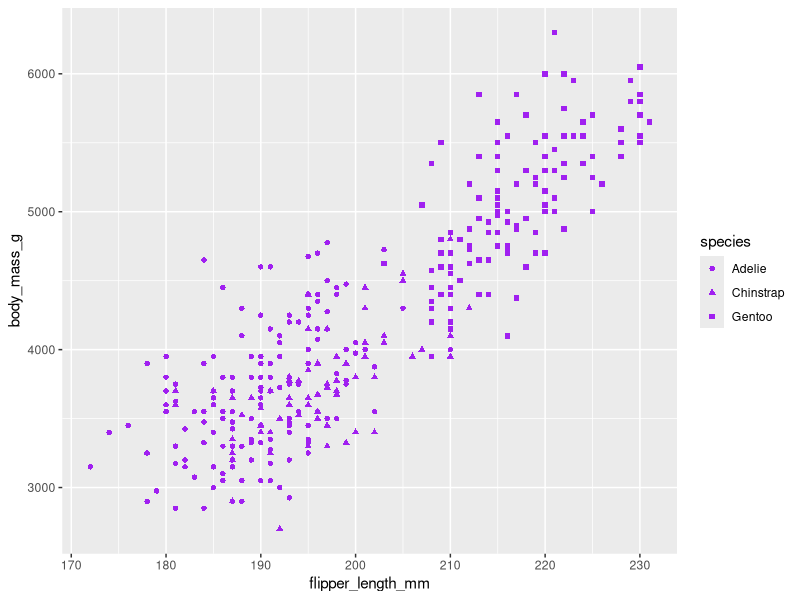
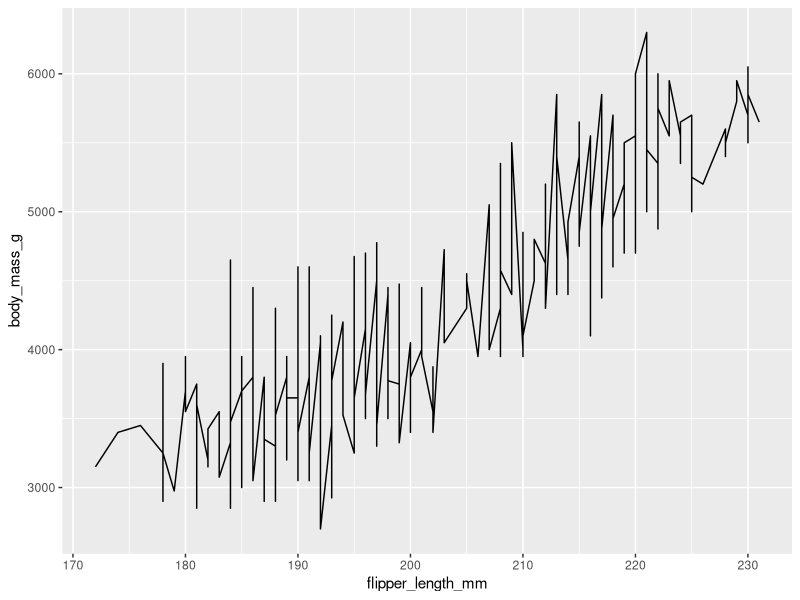
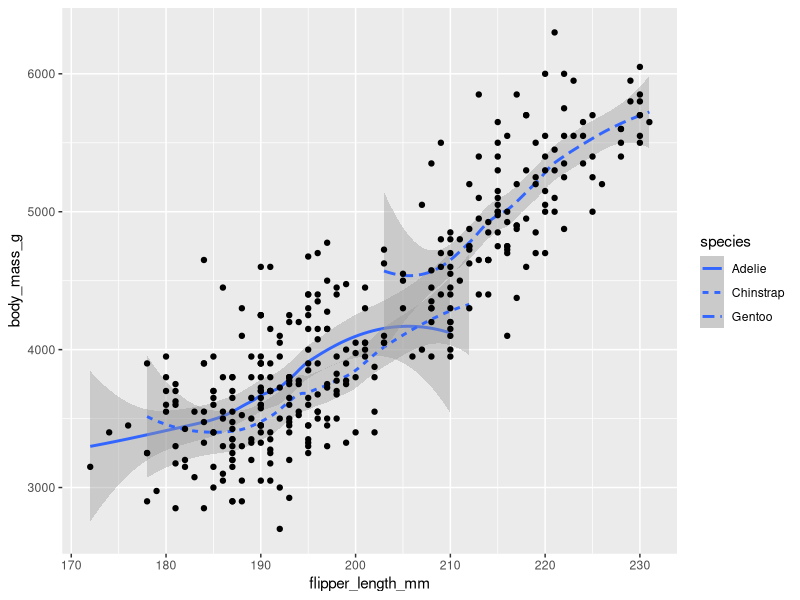
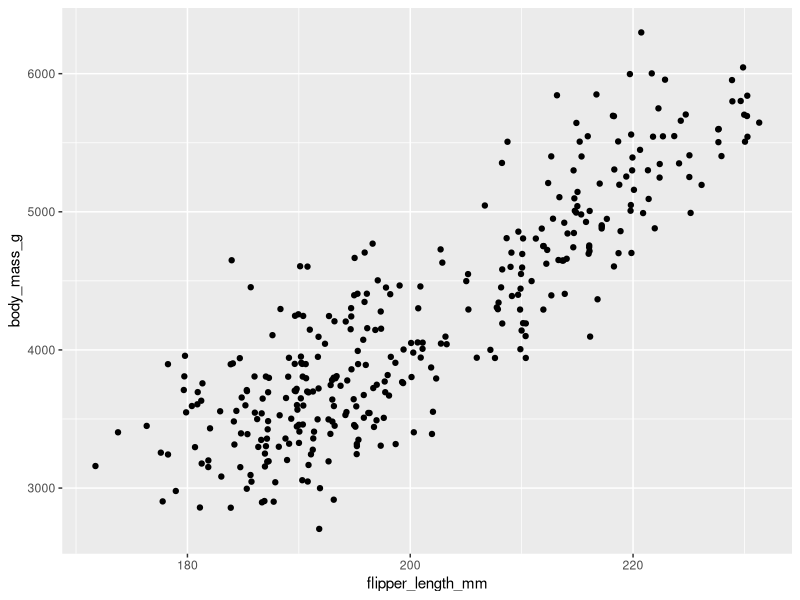
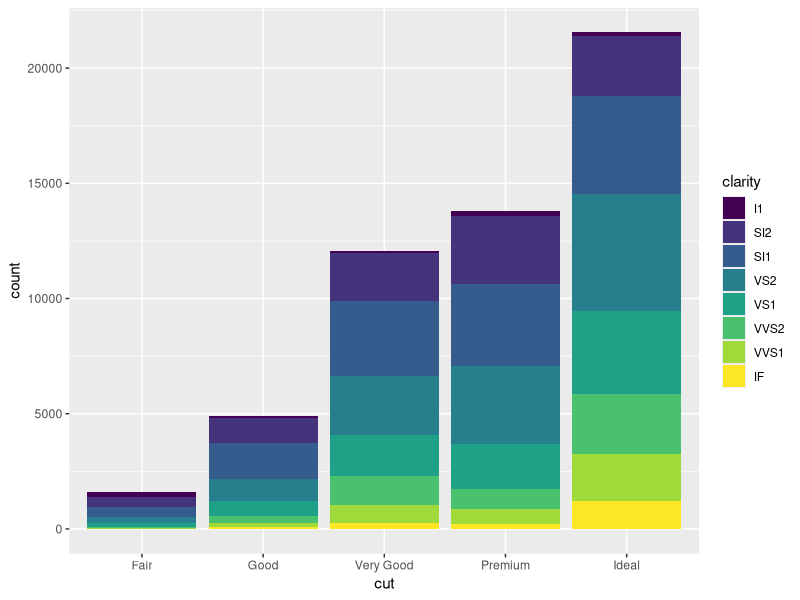
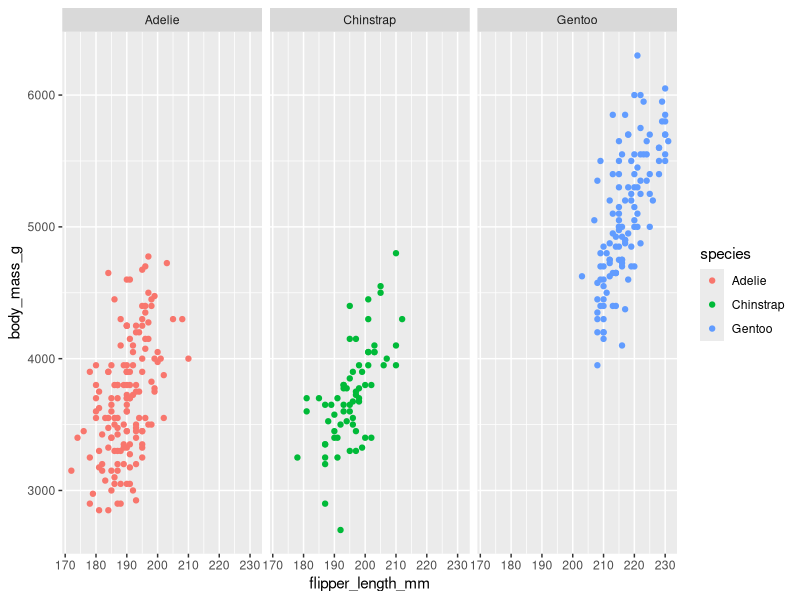
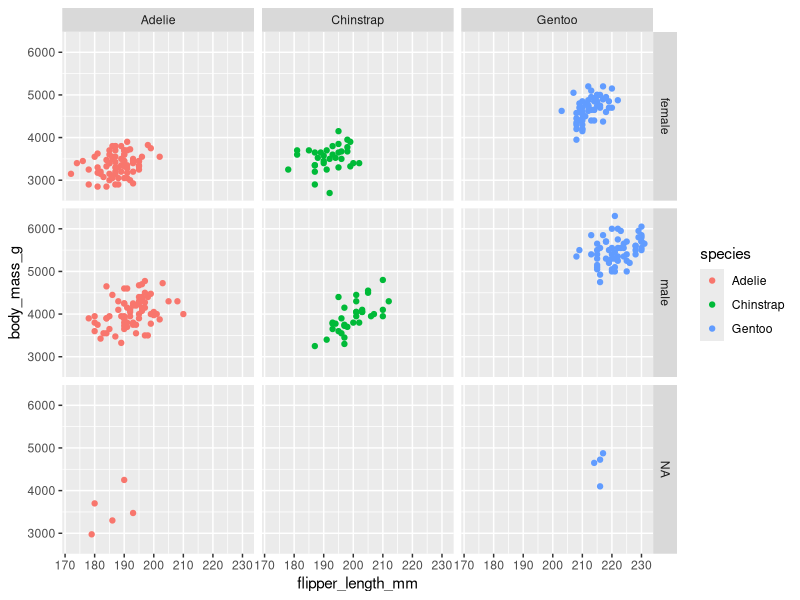
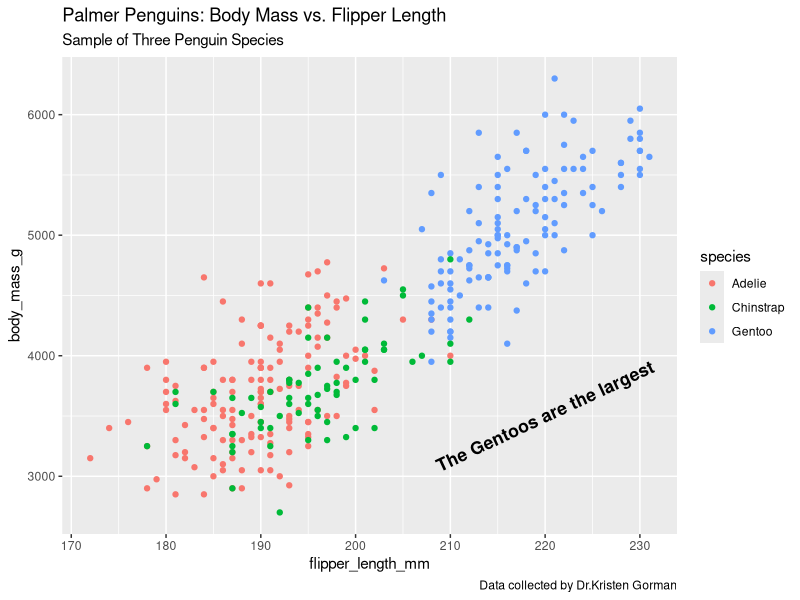

These figures' R source, in order:
install.packages("ggplot2")
install.packages("palmerpenguins")
library(ggplot2)
library(palmerpenguins)
data(penguins)
View(penguins)

ggplot(data = penguins) + 
  geom_point(mapping = aes(x = flipper_length_mm, y = body_mass_g, shape=species), color="purple")
#alpha for transparency also works when graph is dense
#size for size
#code in aes tells r how to map aesthetics to veriables
# if we want something universal move it out

#line chart
ggplot(data = penguins) + 
  geom_line(mapping = aes(x = flipper_length_mm, y = body_mass_g))
#can layer multiple charts
ggplot(data = penguins) + 
  geom_smooth(mapping = aes(x = flipper_length_mm, y = body_mass_g, linetype = species), method="loess") +
  geom_point(mapping = aes(x = flipper_length_mm, y = body_mass_g))
#linetype gives us a seperate line for each value in specified column
#jitter adds some random noise tyo each point to deal with overlapping points
ggplot(data = penguins) + 
  geom_jitter(mapping = aes(x = flipper_length_mm, y = body_mass_g))

#bar chart doesnt need y as it checks count
ggplot(data=diamonds) +
  geom_bar(mapping=aes(x=cut, fill=clarity))
#if fill(inner color) is assigned a different var than the x, it displays a stacked chart instead

#facets
#give each value its own plot
ggplot(data = penguins) + 
  geom_point(mapping = aes(x = flipper_length_mm, y = body_mass_g, color=species)) +
  facet_wrap(~species)
#when using "~", the var to the left is the dependant var, and the var to the right is the independant var
#in this case the dependant var is the facet_wrap

#if faceting with multiple vars use grid
ggplot(data = penguins) + 
  geom_point(mapping = aes(x = flipper_length_mm, y = body_mass_g, color=species)) +
  facet_grid(sex~species)
#vertical ~ horizontal

#annotations
ggplot(data = penguins) + 
  geom_point(mapping = aes(x = flipper_length_mm, y = body_mass_g, color=species)) +
  labs(title = "Palmer Penguins: Body Mass vs. Flipper Length", subtitle = "Sample of Three Penguin Species",
       caption = "Data collected by Dr.Kristen Gorman") +
  annotate("text", x=220, y=3500, label="The Gentoos are the largest", color="black",
           fontface = "bold", size=4.5, angle=25)

#can also store plots and add layers
p <- ggplot(data = penguins) + 
  geom_point(mapping = aes(x = flipper_length_mm, y = body_mass_g, color=species)) +
  labs(title = "Palmer Penguins: Body Mass vs. Flipper Length", subtitle = "Sample of Three Penguin Species",
       caption = "Data collected by Dr.Kristen Gorman")
p + annotate("text", x=220, y=3500, label="The Gentoos are the largest", color="black",
             fontface = "bold", size=4.5, angle=25)

#exporting
ggsave("Three Penguin Species.png")
#name followed by file format we want to save as
#saves the last plot made









